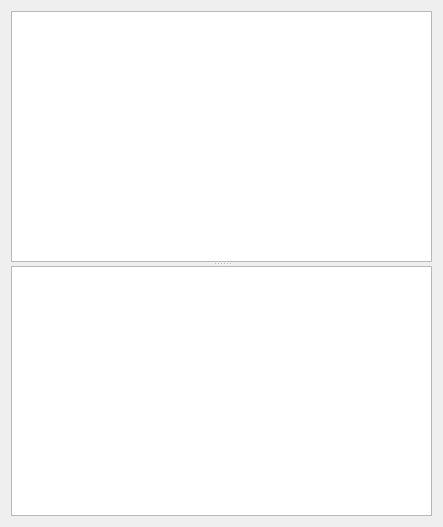
<?xml version="1.0" encoding="UTF-8"?>
<ui version="4.0">
 <class>editor</class>
 <widget class="QWidget" name="editor">
  <property name="geometry">
   <rect>
    <x>0</x>
    <y>0</y>
    <width>443</width>
    <height>527</height>
   </rect>
  </property>
  <property name="windowTitle">
   <string>Form</string>
  </property>
  <layout class="QVBoxLayout" name="verticalLayout">
   <item>
    <widget class="QSplitter" name="splitter">
     <property name="orientation">
      <enum>Qt::Vertical</enum>
     </property>
     <widget class="QTextEdit" name="Output">
      <property name="readOnly">
       <bool>true</bool>
      </property>
     </widget>
     <widget class="CodeInput" name="Input"/>
    </widget>
   </item>
  </layout>
 </widget>
 <customwidgets>
  <customwidget>
   <class>CodeInput</class>
   <extends>QTextEdit</extends>
   <header location="global">input</header>
  </customwidget>
 </customwidgets>
 <resources/>
 <connections/>
</ui>
